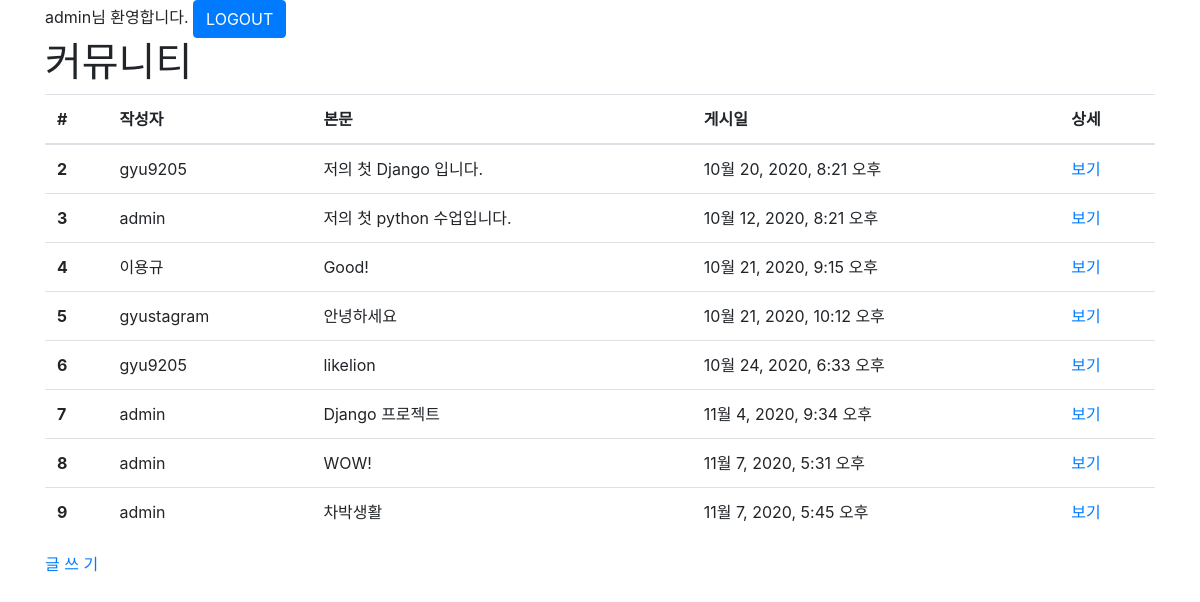
The page /posts/ (signed in) on the database its author committed.
### posts/models.py (models this page shows, shortened)
class Post(models.Model):
    user = models.ForeignKey(User, on_delete=models.CASCADE, null=False)
    body = models.TextField()
    image = models.ImageField(upload_to='posts', null=True)
    created_at = models.DateTimeField()
    liked_users = models.ManyToManyField(User, related_name='liked_posts')

### posts/views.py (the view)
# urls.py: path('', views.index, name='index'),
def index(request):
    posts = Post.objects.all() #모든 게시물을 가져오는 코드
    context = {'posts': posts}
    return render(request, 'posts/index.html', context)

### posts/templates/posts/index.html
{% extends "base.html" %}
{% load static %}
{% block style %}
    <link rel='stylesheet' href="{% static 'posts/style.css' %}" />
{% endblock %}
{% block content %}
    <div class="container">
        <h1>커뮤니티</h1>
        {% if posts %}
        <table class="table table-hover">
            <thead>
                <tr>
                    <th>#</th>
                    <th>작성자</th>
                    <th>본문</th>
                    <th>게시일</th>
                    <th>상세</th>
                </tr>
            </thead>
            <tbody>
                {% for post in posts %}
                <tr>
                    <th>{{ post.id }}</th>
                    <td>{{ post.user.get_username }}</td>
                    <td>{{ post.body }}</td>
                    <td>{{ post.created_at }}</td>
                    <td><a href="{% url 'posts:detail' post.id %}">보기</a></td>
                </tr>
            {% endfor %}
            </tbody>
        </table>
        {% else %}
            <p>No Posts.</p>
        {% endif %}
        <a href="{% url 'posts:new' %}">글 쓰 기</a>
    </div>
{% endblock %}

### templates/base.html (shortened to what this page needs)
{% load static %}
<!DOCTYPE html>
<html lang="ko">
    <head>
        <link rel="stylesheet" href="https://cdn.jsdelivr.net/npm/bootstrap@4.5.3/dist/css/bootstrap.min.css">
        <link rel="stylesheet" href="{% static 'style.css' %}" type="text/css" />
        {% block style %}
        {% endblock %}
    </head>
    <body>
        {% if user.is_authenticated %}
      <div class="container">
        <form action="{% url 'accounts:logout' %}" method="POST">
          {{ user.get_username }}님 환영합니다.
          <button type="submit" class="btn btn-primary">LOGOUT</button>
        </form>
      </div>
    {% endif %}
        {% block content %}
        {% endblock %}
    </body>
</html>

### rows shown on the page
Post: id "2", user.get_username "gyu9205", body "저의 첫 Django 입니다.", created_at "10월 20, 2020, 8:21 오후"
Post: id "3", user.get_username "admin", body "저의 첫 python 수업입니다.", created_at "10월 12, 2020, 8:21 오후"
Post: id "4", user.get_username "이용규", body "Good!", created_at "10월 21, 2020, 9:15 오후"
Post: id "5", user.get_username "gyustagram", body "안녕하세요", created_at "10월 21, 2020, 10:12 오후"
Post: id "6", user.get_username "gyu9205", body "likelion", created_at "10월 24, 2020, 6:33 오후"
Post: id "7", user.get_username "admin", body "Django 프로젝트", created_at "11월 4, 2020, 9:34 오후"
Post: id "8", user.get_username "admin", body "WOW!", created_at "11월 7, 2020, 5:31 오후"
Post: id "9", user.get_username "admin", body "차박생활", created_at "11월 7, 2020, 5:45 오후"

### other values the page prints
{{ user.get_username }} "admin"
